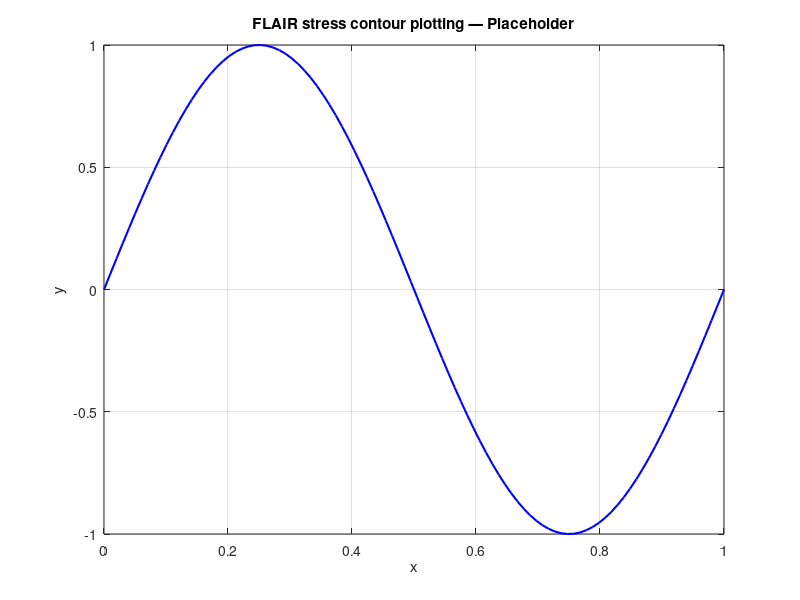

Write MATLAB code to recreate this figure.
% stress_plot.m
% FLAIR stress contour plotting
% Author: Eesha Tolety | CU Boulder / Amity University
%
% PLACEHOLDER SCRIPT
% ==================
% This file is a placeholder. Replace the example code below
% with your actual analysis scripts for this project.
%
% TODO: Add your code here

clc; clear; close all;

%% --- PARAMETERS (update these) ---
% Add your problem-specific parameters here

%% --- LOAD DATA ---
% TODO: Load your simulation/experimental data
% Example: data = readmatrix('data/results.csv');

%% --- ANALYSIS ---
% TODO: Add your analysis code here

%% --- VISUALIZATION ---
% TODO: Add your plots here
figure('Color','white');
x = linspace(0, 1, 100);
y = sin(2*pi*x);
plot(x, y, 'b-', 'LineWidth', 1.5);
xlabel('x'); ylabel('y');
title('FLAIR stress contour plotting — Placeholder');
grid on;

fprintf('Placeholder script for: FLAIR stress contour plotting\n');
fprintf('Replace with actual code.\n');
